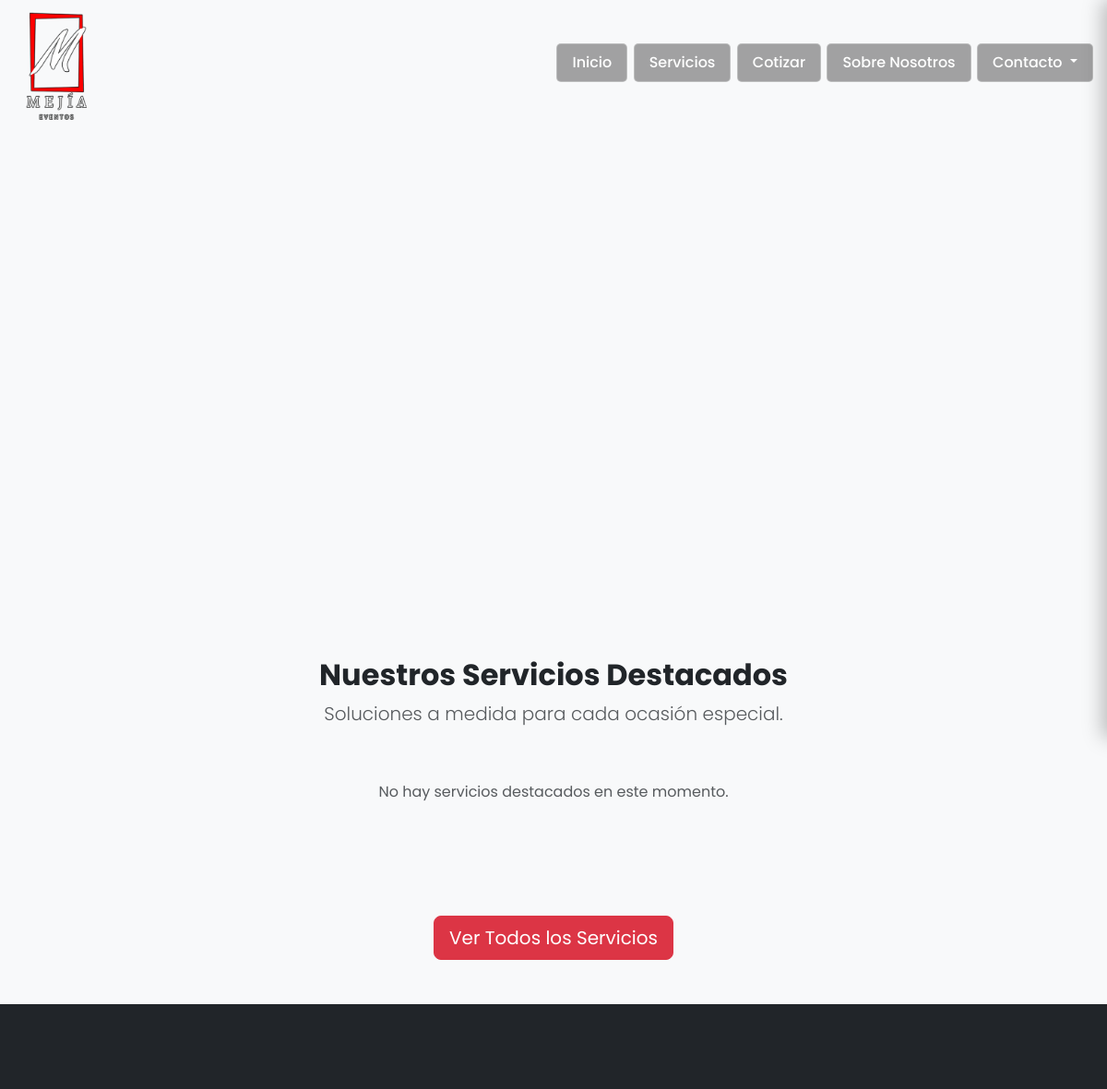
The app's page / (upper part), older data.
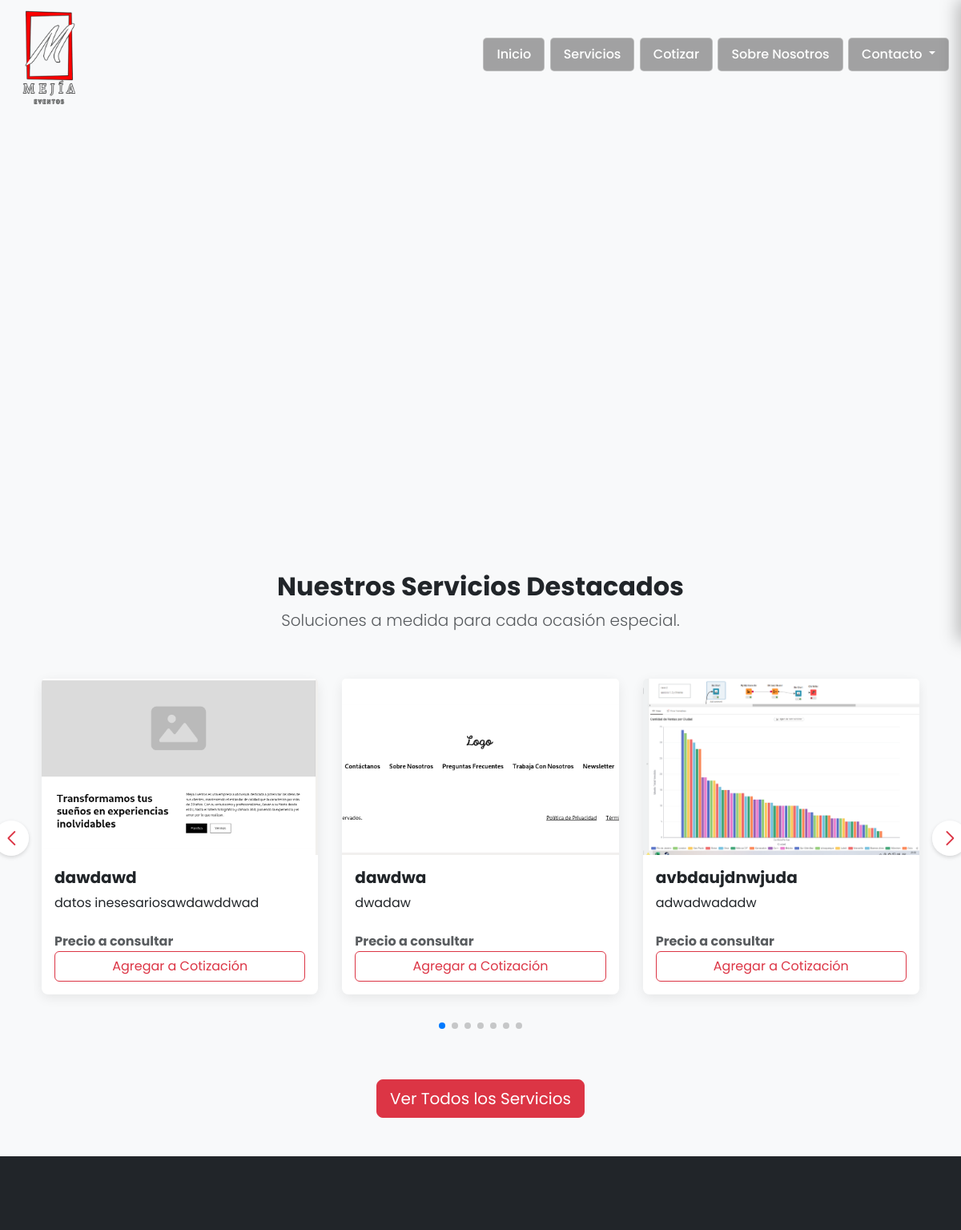
The same page, newer data.
### core/models.py (models this page shows, shortened)
class Servicio(models.Model):
    nombre = models.CharField(max_length=200)
    descripcion = models.TextField()
    imagen = models.ImageField(upload_to='servicios/', blank=True, null=True, help_text="Imagen opcional del servicio")
    destacado = models.BooleanField(
        default=False,
        verbose_name="Servicio Destacado",
        help_text="Marcar para que este servicio aparezca en la sección de destacados.")
    precio = models.PositiveIntegerField(
        verbose_name="Precio Base (Opcional)",
        null=True,
        blank=True,
        help_text="Precio base del servicio."
    )

### core/views.py (the view)
# urls.py: path('', home_carousel_view, name='index'),
def home_carousel_view(request):
    hero_slides = HeroSlide.objects.filter(is_active=True).order_by('order')
    servicios_destacados = Servicio.objects.filter(destacado=True).select_related('oferta')
    proyectos = Proyecto.objects.filter(activo=True).prefetch_related('imagenes')
    testimonios = Testimonio.objects.filter(activo=True).prefetch_related('imagenes')
    try:
        sobre_nosotros = SeccionSobreNosotros.objects.prefetch_related('puntos_clave', 'imagenes').first()
    except SeccionSobreNosotros.DoesNotExist:
        sobre_nosotros = None
    context = {
        'hero_slides': hero_slides,
        'servicios_destacados': servicios_destacados,
        'proyectos': proyectos,
        'testimonios': testimonios,
        'sobre_nosotros': sobre_nosotros,
    }
    return render(request, 'core/index.html', context)

### core/context_processors.py (called while the page is built)
def chatbot_suggestions_processor(request):
    try:
        suggestions = [qa.keywords.split(',')[0].strip().capitalize() for qa in ChatbotQA.objects.all()[:5]]
    except:
        suggestions = [] # Si hay un error o la BD no está lista, devuelve una lista vacía
    return {'chatbot_sugerencias': suggestions}

### core/templates/core/index.html (shortened to what the changed rows need)
{% extends 'core/base.html' %}
{% load static %}
{% load humanize %}
{% block main_content %}
    <div class="bg-light py-5">
    <div class="container">
        <section id="servicios-destacados">
            <div class="text-center mb-5">
                <h2 class="fw-bold">Nuestros Servicios Destacados</h2>
            </div>
            <div class="slider-contenedor">
                <div class="swiper servicios-slider">
                    <div class="swiper-wrapper pb-5">
                        {% if servicios_destacados %}
                            {% for servicio in servicios_destacados %}
                                <div class="swiper-slide h-auto">
                                    <div class="card h-100 servicio-card">
                                        {% if servicio.imagen %}
                                            <img src="{{ servicio.imagen.url }}" class="card-img-top" alt="{{ servicio.nombre }}">
                                        {% else %}
                                            <img src="{% static 'img/placeholder_evento.jpg' %}" class="card-img-top" alt="Servicio Placeholder">
                                        {% endif %}
                                        <div class="card-body d-flex flex-column">
                                            <h5 class="card-title fw-bold">{{ servicio.nombre }}</h5>
                                            <p class="card-text flex-grow-1">{{ servicio.descripcion|truncatewords:20 }}</p>
                                            <div class="precio-container mt-auto pt-2">
                                                {% if servicio.oferta and servicio.oferta.activa %}
                                                    <h5 class="card-text text-muted fw-normal">
                                                        Antes: <del>${{ servicio.precio|intcomma }}</del>
                                                    </h5>
                                                    <h4 class="card-text text-danger fw-bold">
                                                        ¡Oferta! ${{ servicio.oferta.precio_oferta|intcomma }} CLP
                                                    </h4>
                                                {% elif servicio.precio and servicio.precio > 0 %}
                                                    <h4 class="card-text text-danger fw-bold">
                                                        $ {{ servicio.precio|intcomma }} CLP
                                                    </h4>
                                                {% else %}
                                                    <p class="card-text text-muted fw-bold">
                                                        Precio a consultar
                                                    </p>
                                                {% endif %}
                                            </div>
                                            <button class="btn btn-outline-danger mt-auto btn-agregar-carrito"
                                                    data-id="{{ servicio.id }}"
                                                    data-nombre="{{ servicio.nombre }}"
                                                    data-descripcion="{{ servicio.descripcion }}"
                                                    data-imagen-url="{% if servicio.imagen %}{{ servicio.imagen.url }}{% else %}{% static 'img/placeholder_evento.jpg' %}{% endif %}"
                                                    data-precio-display="{% if servicio.oferta and servicio.oferta.activa %}¡Oferta! ${{ servicio.oferta.precio_oferta|intcomma }} CLP{% elif servicio.precio and servicio.precio > 0 %}${{ servicio.precio|intcomma }} CLP{% else %}Precio a consultar{% endif %}">
                                                Agregar a Cotización
                                            </button>
                                        </div>
                                    </div>
                                </div>
                            {% endfor %}
                        {% else %}
                            <div class="swiper-slide">
                               <p class="text-center text-muted">No hay servicios destacados en este momento.</p>
                            </div>
                        {% endif %}
                    </div>
                    <div class="swiper-pagination"></div>
                </div>
                <div class="swiper-button-prev"></div>
                <div class="swiper-button-next"></div>
            </div>
        </section>
    </div>
</div>
{% endblock main_content %}

Row changes from the older to the newer data that the page shows:
now on this page (row edited): Servicio: imagen (picture), nombre "dawdawd", descripcion "datos inesesariosawdawddwad", shows "Precio a consultar"
now on this page (row edited): Servicio: imagen (picture), nombre "dawdwa", descripcion "dwadaw", shows "Precio a consultar"
now on this page (row edited): Servicio: imagen (picture), nombre "avbdaujdnwjuda", descripcion "adwadwadadw", shows "Precio a consultar"
Text that changed along with them:
text no longer shown: "No hay servicios destacados en este momento."
